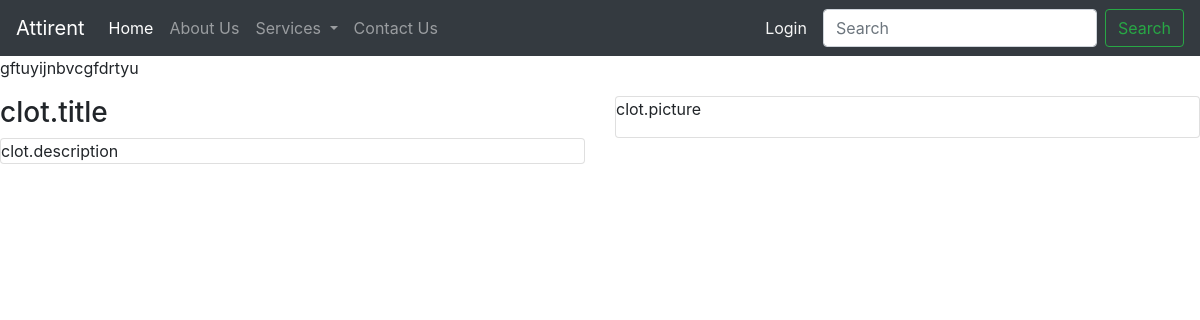
/details, run on an earlier commit of the app's database.
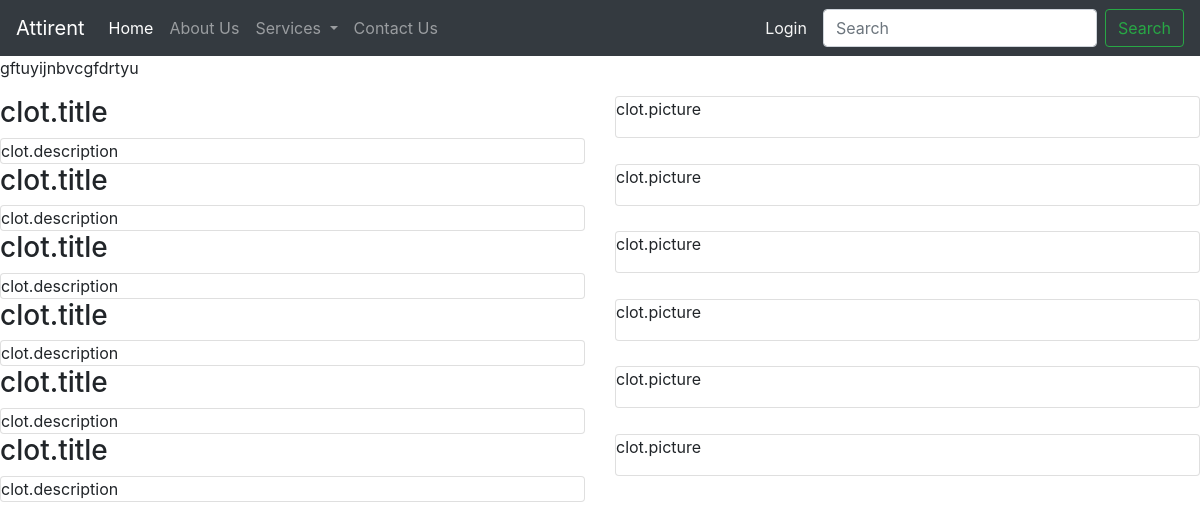
And on a later commit of the database.
### posts/models.py (models this page shows, shortened)
class Clothes(models.Model):
    id = models.AutoField(primary_key=True)
    title = models.CharField(max_length=100)
    description = models.CharField(max_length=1000)
    picture = models.ImageField(upload_to="pictures", null=True)

### posts/views.py (the view)
# urls.py: path("details", views.details, name="details"),
def details(request):
    cloth = Clothes.objects.all()
    return render(request, "details.html", {"cloth": cloth})

### templates/details.html (shortened to what this page needs)
{% extends 'index.html'%}
{% block body %}
<p>gftuyijnbvcgfdrtyu</p>
{% for clot in cloth %}
    <div class="row">
        <div class="col s12 m8">
            <h3>clot.title</h3>
            <div class="card story">
                <div class="card-content">
                    clot.description
                </div>
            </div>
        </div>
        {% if clot.picture %}
        <div class="col s12 m4">
            <div class="card center-align">
                <div class="card-content">
                    <p> clot.picture</p>
                </div>
            </div>
        </div>
        {% endif %}
    </div>
{% endfor %}
{% endblock body %}

What changed in the data, as far as the page shows it:
added Clothes: shows "clot.picture"
added Clothes: shows "clot.picture"
added Clothes: shows "clot.picture"
added Clothes: shows "clot.picture"
added Clothes: shows "clot.picture"
